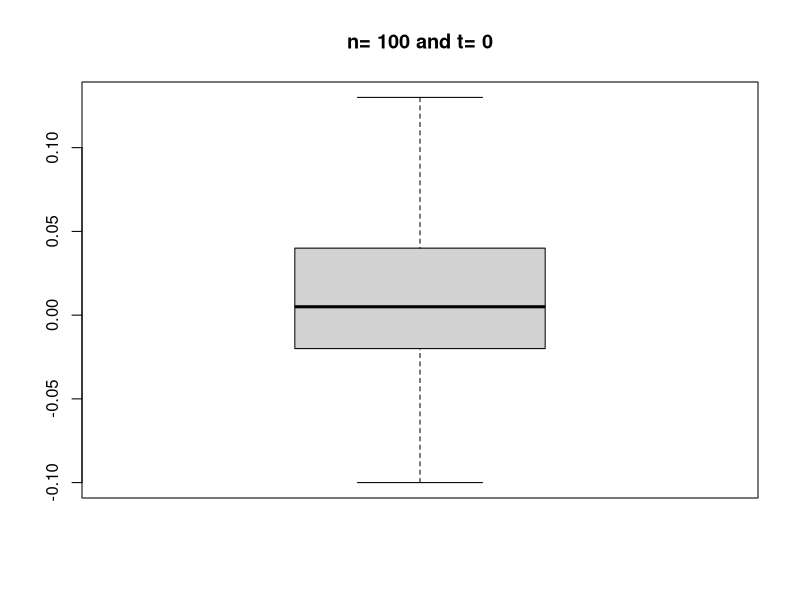
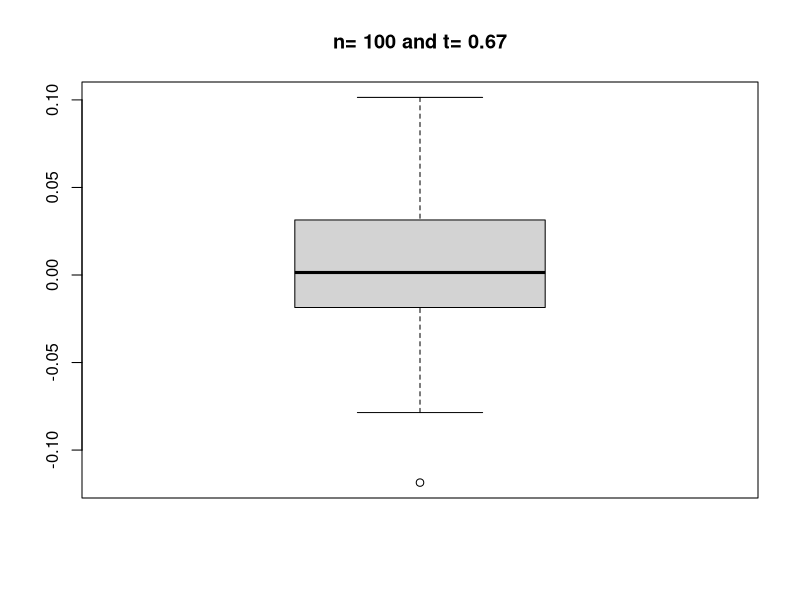
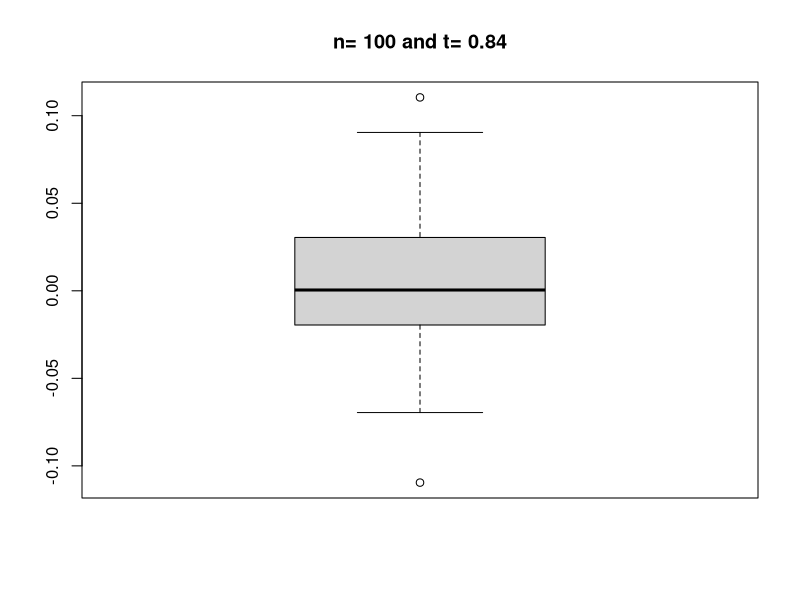
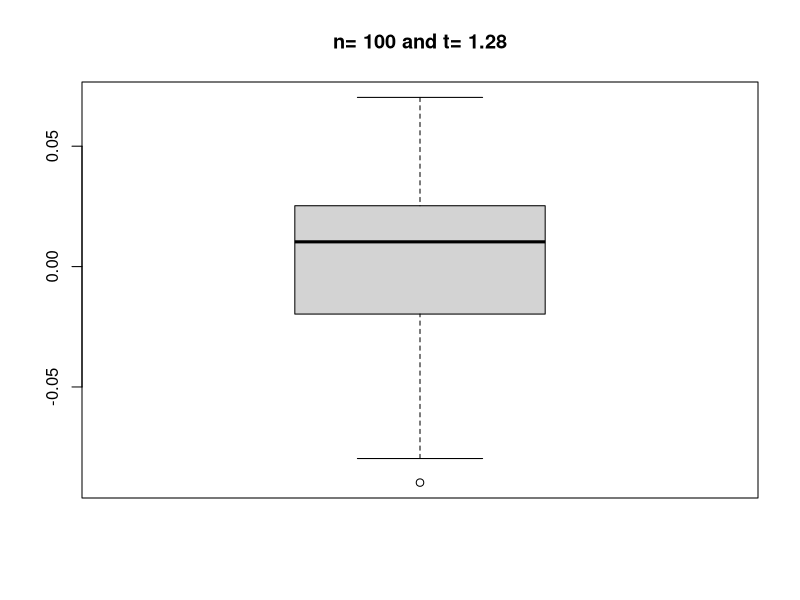
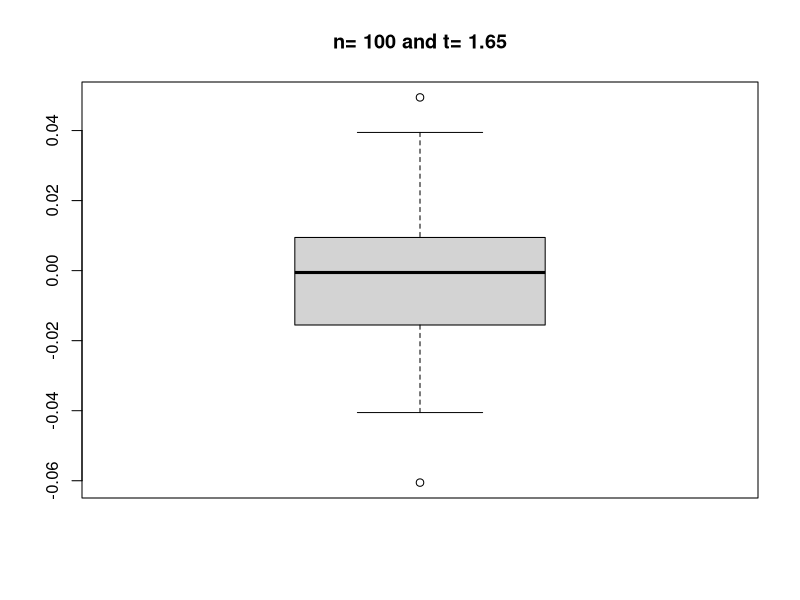
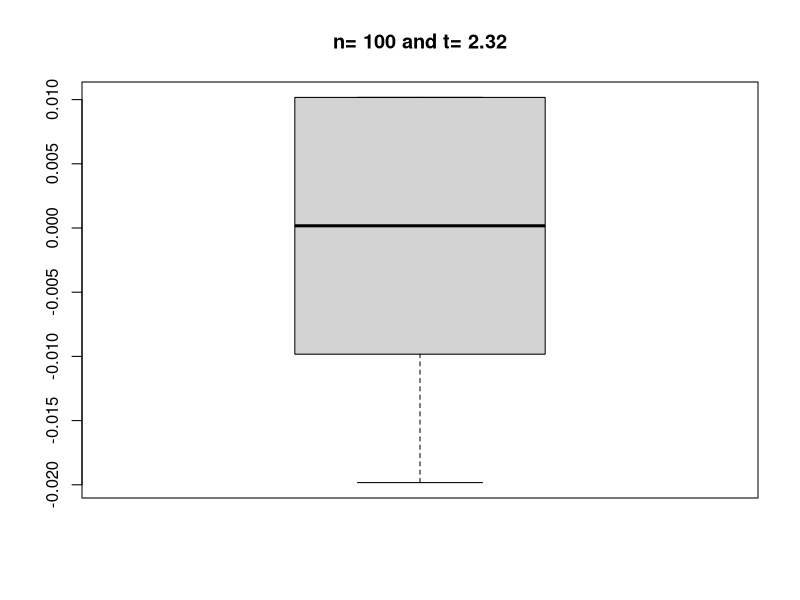
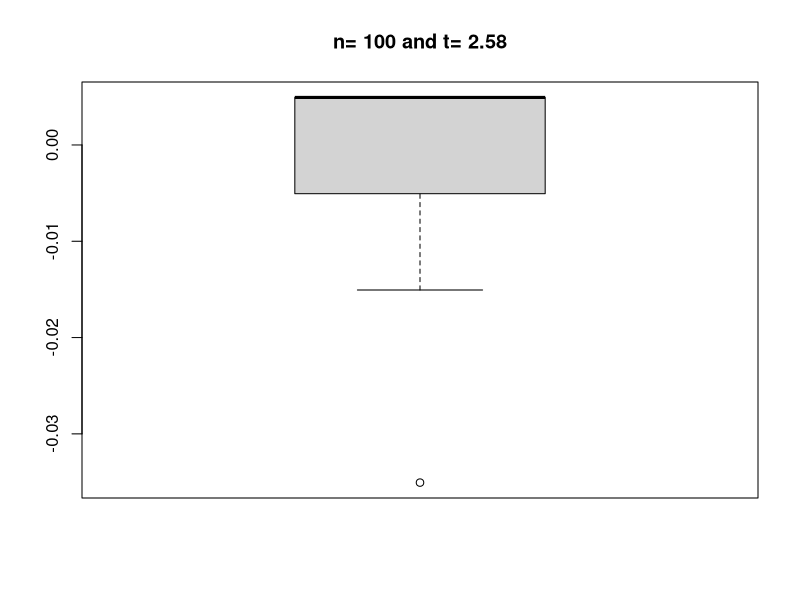
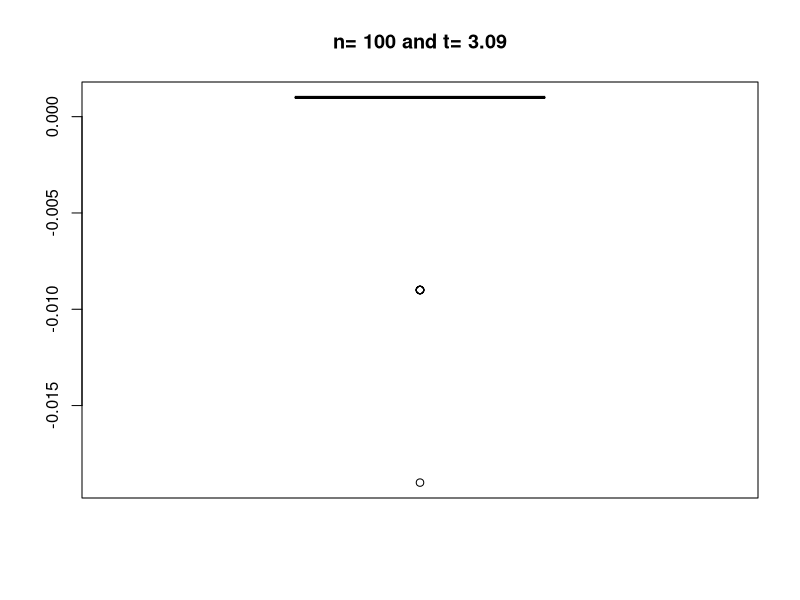

Reproduce these figures in R, in order.
## ---- chunk 1
P <- function(n,t){
  sample <- rnorm(n)
  sample1 <- sample[sample<t]
  phi <- length(sample1)/n
}
out <- NULL
for (n in c(100,1000,10000)){
  for (t in c(0.0,0.67,0.84,1.28,1.65,2.32,2.58,3.09,3.72)){
     A <- P(n,t) 
     out <- append(out,A)
  }
}
table_data <- data.frame(out[1:9],out[10:18],out[19:27])
rownames(table_data) <- c('0.0','0.67','0.84','1.28','1.65','2.32','2.58','3.09','3.72')
library(knitr)
kable(table_data, format="markdown",col.names =c('100','1000','10000'),caption="outcome of the experienment", padding=2)
## ---- chunk 2
B <- function(n,t){
  p=pnorm(t)
  bias <- NULL
for (i in (1:100)){  
  B<-P(n,t)-p
  bias <- append(bias,B)
}
  boxplot(bias,main=paste("n=",n,"and t=",t))
}
for (n in c(100,1000,10000)){
  for (t in c(0.0,0.67,0.84,1.28,1.65,2.32,2.58,3.09,3.72)){
    B(n,t)
  }
}
